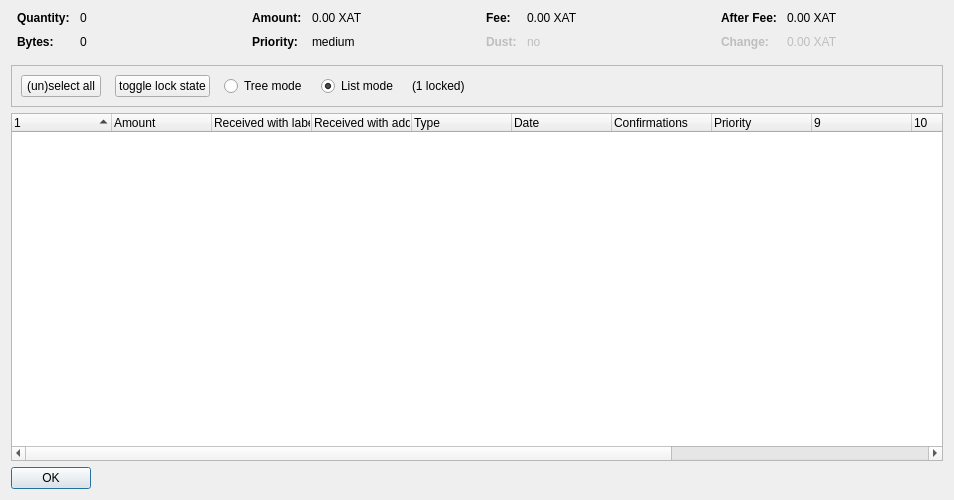
<?xml version="1.0" encoding="UTF-8"?>
<ui version="4.0">
 <class>CoinControlDialog</class>
 <widget class="QDialog" name="CoinControlDialog">
  <property name="geometry">
   <rect>
    <x>0</x>
    <y>0</y>
    <width>954</width>
    <height>500</height>
   </rect>
  </property>
  <property name="windowTitle">
   <string>Coin Selection</string>
  </property>
  <layout class="QVBoxLayout" name="verticalLayout">
   <item>
    <layout class="QHBoxLayout" name="horizontalLayoutTop" stretch="0,0,0,0">
     <property name="topMargin">
      <number>0</number>
     </property>
     <property name="bottomMargin">
      <number>10</number>
     </property>
     <item>
      <layout class="QFormLayout" name="formLayoutCoinControl1">
       <property name="horizontalSpacing">
        <number>10</number>
       </property>
       <property name="verticalSpacing">
        <number>10</number>
       </property>
       <property name="leftMargin">
        <number>6</number>
       </property>
       <property name="rightMargin">
        <number>6</number>
       </property>
       <item row="0" column="0">
        <widget class="QLabel" name="labelCoinControlQuantityText">
         <property name="font">
          <font>
           <weight>75</weight>
           <bold>true</bold>
          </font>
         </property>
         <property name="text">
          <string>Quantity:</string>
         </property>
        </widget>
       </item>
       <item row="0" column="1">
        <widget class="QLabel" name="labelCoinControlQuantity">
         <property name="cursor">
          <cursorShape>IBeamCursor</cursorShape>
         </property>
         <property name="contextMenuPolicy">
          <enum>Qt::ActionsContextMenu</enum>
         </property>
         <property name="text">
          <string notr="true">0</string>
         </property>
         <property name="textInteractionFlags">
          <set>Qt::LinksAccessibleByMouse|Qt::TextSelectableByKeyboard|Qt::TextSelectableByMouse</set>
         </property>
        </widget>
       </item>
       <item row="1" column="0">
        <widget class="QLabel" name="labelCoinControlBytesText">
         <property name="font">
          <font>
           <weight>75</weight>
           <bold>true</bold>
          </font>
         </property>
         <property name="text">
          <string>Bytes:</string>
         </property>
        </widget>
       </item>
       <item row="1" column="1">
        <widget class="QLabel" name="labelCoinControlBytes">
         <property name="cursor">
          <cursorShape>IBeamCursor</cursorShape>
         </property>
         <property name="contextMenuPolicy">
          <enum>Qt::ActionsContextMenu</enum>
         </property>
         <property name="text">
          <string notr="true">0</string>
         </property>
         <property name="textInteractionFlags">
          <set>Qt::LinksAccessibleByMouse|Qt::TextSelectableByKeyboard|Qt::TextSelectableByMouse</set>
         </property>
        </widget>
       </item>
      </layout>
     </item>
     <item>
      <layout class="QFormLayout" name="formLayoutCoinControl2">
       <property name="horizontalSpacing">
        <number>10</number>
       </property>
       <property name="verticalSpacing">
        <number>10</number>
       </property>
       <property name="leftMargin">
        <number>6</number>
       </property>
       <property name="rightMargin">
        <number>6</number>
       </property>
       <item row="0" column="0">
        <widget class="QLabel" name="labelCoinControlAmountText">
         <property name="font">
          <font>
           <weight>75</weight>
           <bold>true</bold>
          </font>
         </property>
         <property name="text">
          <string>Amount:</string>
         </property>
        </widget>
       </item>
       <item row="0" column="1">
        <widget class="QLabel" name="labelCoinControlAmount">
         <property name="cursor">
          <cursorShape>IBeamCursor</cursorShape>
         </property>
         <property name="contextMenuPolicy">
          <enum>Qt::ActionsContextMenu</enum>
         </property>
         <property name="text">
          <string notr="true">0.00 XAT</string>
         </property>
         <property name="textInteractionFlags">
          <set>Qt::LinksAccessibleByMouse|Qt::TextSelectableByKeyboard|Qt::TextSelectableByMouse</set>
         </property>
        </widget>
       </item>
       <item row="1" column="0">
        <widget class="QLabel" name="labelCoinControlPriorityText">
         <property name="font">
          <font>
           <weight>75</weight>
           <bold>true</bold>
          </font>
         </property>
         <property name="text">
          <string>Priority:</string>
         </property>
        </widget>
       </item>
       <item row="1" column="1">
        <widget class="QLabel" name="labelCoinControlPriority">
         <property name="cursor">
          <cursorShape>IBeamCursor</cursorShape>
         </property>
         <property name="contextMenuPolicy">
          <enum>Qt::ActionsContextMenu</enum>
         </property>
         <property name="text">
          <string>medium</string>
         </property>
         <property name="textInteractionFlags">
          <set>Qt::LinksAccessibleByMouse|Qt::TextSelectableByKeyboard|Qt::TextSelectableByMouse</set>
         </property>
        </widget>
       </item>
      </layout>
     </item>
     <item>
      <layout class="QFormLayout" name="formLayoutCoinControl3">
       <property name="horizontalSpacing">
        <number>10</number>
       </property>
       <property name="verticalSpacing">
        <number>10</number>
       </property>
       <property name="leftMargin">
        <number>6</number>
       </property>
       <property name="rightMargin">
        <number>6</number>
       </property>
       <item row="0" column="0">
        <widget class="QLabel" name="labelCoinControlFeeText">
         <property name="font">
          <font>
           <weight>75</weight>
           <bold>true</bold>
          </font>
         </property>
         <property name="text">
          <string>Fee:</string>
         </property>
        </widget>
       </item>
       <item row="0" column="1">
        <widget class="QLabel" name="labelCoinControlFee">
         <property name="cursor">
          <cursorShape>IBeamCursor</cursorShape>
         </property>
         <property name="contextMenuPolicy">
          <enum>Qt::ActionsContextMenu</enum>
         </property>
         <property name="text">
          <string notr="true">0.00 XAT</string>
         </property>
         <property name="textInteractionFlags">
          <set>Qt::LinksAccessibleByMouse|Qt::TextSelectableByKeyboard|Qt::TextSelectableByMouse</set>
         </property>
        </widget>
       </item>
       <item row="1" column="0">
        <widget class="QLabel" name="labelCoinControlLowOutputText">
         <property name="enabled">
          <bool>false</bool>
         </property>
         <property name="font">
          <font>
           <weight>75</weight>
           <bold>true</bold>
          </font>
         </property>
         <property name="text">
          <string>Dust:</string>
         </property>
        </widget>
       </item>
       <item row="1" column="1">
        <widget class="QLabel" name="labelCoinControlLowOutput">
         <property name="enabled">
          <bool>false</bool>
         </property>
         <property name="cursor">
          <cursorShape>IBeamCursor</cursorShape>
         </property>
         <property name="contextMenuPolicy">
          <enum>Qt::ActionsContextMenu</enum>
         </property>
         <property name="text">
          <string>no</string>
         </property>
         <property name="textInteractionFlags">
          <set>Qt::LinksAccessibleByMouse|Qt::TextSelectableByKeyboard|Qt::TextSelectableByMouse</set>
         </property>
        </widget>
       </item>
      </layout>
     </item>
     <item>
      <layout class="QFormLayout" name="formLayoutCoinControl4">
       <property name="horizontalSpacing">
        <number>10</number>
       </property>
       <property name="verticalSpacing">
        <number>10</number>
       </property>
       <property name="leftMargin">
        <number>6</number>
       </property>
       <property name="rightMargin">
        <number>6</number>
       </property>
       <item row="0" column="0">
        <widget class="QLabel" name="labelCoinControlAfterFeeText">
         <property name="font">
          <font>
           <weight>75</weight>
           <bold>true</bold>
          </font>
         </property>
         <property name="text">
          <string>After Fee:</string>
         </property>
        </widget>
       </item>
       <item row="0" column="1">
        <widget class="QLabel" name="labelCoinControlAfterFee">
         <property name="cursor">
          <cursorShape>IBeamCursor</cursorShape>
         </property>
         <property name="contextMenuPolicy">
          <enum>Qt::ActionsContextMenu</enum>
         </property>
         <property name="text">
          <string notr="true">0.00 XAT</string>
         </property>
         <property name="textInteractionFlags">
          <set>Qt::LinksAccessibleByMouse|Qt::TextSelectableByKeyboard|Qt::TextSelectableByMouse</set>
         </property>
        </widget>
       </item>
       <item row="1" column="0">
        <widget class="QLabel" name="labelCoinControlChangeText">
         <property name="enabled">
          <bool>false</bool>
         </property>
         <property name="font">
          <font>
           <weight>75</weight>
           <bold>true</bold>
          </font>
         </property>
         <property name="text">
          <string>Change:</string>
         </property>
        </widget>
       </item>
       <item row="1" column="1">
        <widget class="QLabel" name="labelCoinControlChange">
         <property name="enabled">
          <bool>false</bool>
         </property>
         <property name="cursor">
          <cursorShape>IBeamCursor</cursorShape>
         </property>
         <property name="contextMenuPolicy">
          <enum>Qt::ActionsContextMenu</enum>
         </property>
         <property name="text">
          <string notr="true">0.00 XAT</string>
         </property>
         <property name="textInteractionFlags">
          <set>Qt::LinksAccessibleByMouse|Qt::TextSelectableByKeyboard|Qt::TextSelectableByMouse</set>
         </property>
        </widget>
       </item>
      </layout>
     </item>
    </layout>
   </item>
   <item>
    <widget class="QFrame" name="frame">
     <property name="minimumSize">
      <size>
       <width>0</width>
       <height>40</height>
      </size>
     </property>
     <property name="frameShape">
      <enum>QFrame::StyledPanel</enum>
     </property>
     <property name="frameShadow">
      <enum>QFrame::Sunken</enum>
     </property>
     <layout class="QHBoxLayout" name="horizontalLayout">
      <item>
       <layout class="QHBoxLayout" name="horizontalLayoutPanel" stretch="0,0,0,0,0,0">
        <property name="spacing">
         <number>14</number>
        </property>
        <item>
         <widget class="QPushButton" name="pushButtonSelectAll">
          <property name="sizePolicy">
           <sizepolicy hsizetype="Maximum" vsizetype="Fixed">
            <horstretch>0</horstretch>
            <verstretch>0</verstretch>
           </sizepolicy>
          </property>
          <property name="text">
           <string>(un)select all</string>
          </property>
          <property name="autoDefault">
           <bool>false</bool>
          </property>
         </widget>
        </item>
        <item>
         <widget class="QPushButton" name="pushButtonToggleLock">
          <property name="sizePolicy">
           <sizepolicy hsizetype="Maximum" vsizetype="Fixed">
            <horstretch>0</horstretch>
            <verstretch>0</verstretch>
           </sizepolicy>
          </property>
          <property name="text">
           <string>toggle lock state</string>
          </property>
          <property name="autoDefault">
           <bool>false</bool>
          </property>
         </widget>
        </item>
        <item>
         <widget class="QRadioButton" name="radioTreeMode">
          <property name="sizePolicy">
           <sizepolicy hsizetype="Maximum" vsizetype="Fixed">
            <horstretch>0</horstretch>
            <verstretch>0</verstretch>
           </sizepolicy>
          </property>
          <property name="text">
           <string>Tree mode</string>
          </property>
         </widget>
        </item>
        <item>
         <widget class="QRadioButton" name="radioListMode">
          <property name="sizePolicy">
           <sizepolicy hsizetype="Maximum" vsizetype="Fixed">
            <horstretch>0</horstretch>
            <verstretch>0</verstretch>
           </sizepolicy>
          </property>
          <property name="text">
           <string>List mode</string>
          </property>
          <property name="checked">
           <bool>true</bool>
          </property>
         </widget>
        </item>
        <item>
         <widget class="QLabel" name="labelLocked">
          <property name="text">
           <string>(1 locked)</string>
          </property>
         </widget>
        </item>
        <item>
         <spacer name="horizontalSpacer">
          <property name="orientation">
           <enum>Qt::Horizontal</enum>
          </property>
          <property name="sizeHint" stdset="0">
           <size>
            <width>40</width>
            <height>20</height>
           </size>
          </property>
         </spacer>
        </item>
       </layout>
      </item>
     </layout>
    </widget>
   </item>
   <item>
    <widget class="CoinControlTreeWidget" name="treeWidget">
     <property name="contextMenuPolicy">
      <enum>Qt::CustomContextMenu</enum>
     </property>
     <property name="sortingEnabled">
      <bool>false</bool>
     </property>
     <property name="columnCount">
      <number>13</number>
     </property>
     <attribute name="headerShowSortIndicator" stdset="0">
      <bool>true</bool>
     </attribute>
     <attribute name="headerStretchLastSection">
      <bool>false</bool>
     </attribute>
     <column>
      <property name="text">
       <string/>
      </property>
     </column>
     <column>
      <property name="text">
       <string>Amount</string>
      </property>
     </column>
     <column>
      <property name="text">
       <string>Received with label</string>
      </property>
     </column>
     <column>
      <property name="text">
       <string>Received with address</string>
      </property>
     </column>
     <column>
      <property name="text">
	<string>Type</string>
      </property>
     </column>
     <column>
      <property name="text">	 
       <string>Date</string>
      </property>
     </column>
     <column>
      <property name="text">
       <string>Confirmations</string>
      </property>
      <property name="toolTip">
       <string>Confirmed</string>
      </property>
     </column>
     <column>
      <property name="text">
       <string>Priority</string>
      </property>
     </column>
     <column>
      <property name="text">
       <string/>
      </property>
     </column>
     <column>
      <property name="text">
       <string/>
      </property>
     </column>
     <column>
      <property name="text">
       <string/>
      </property>
     </column>
     <column>
      <property name="text">
       <string/>
      </property>
     </column>
     <column>
      <property name="text">
       <string/>
      </property>
     </column>
    </widget>
   </item>
   <item>
    <widget class="QDialogButtonBox" name="buttonBox">
     <property name="sizePolicy">
      <sizepolicy hsizetype="Maximum" vsizetype="Fixed">
       <horstretch>0</horstretch>
       <verstretch>0</verstretch>
      </sizepolicy>
     </property>
     <property name="orientation">
      <enum>Qt::Horizontal</enum>
     </property>
     <property name="standardButtons">
      <set>QDialogButtonBox::Ok</set>
     </property>
    </widget>
   </item>
  </layout>
 </widget>
 <customwidgets>
  <customwidget>
   <class>CoinControlTreeWidget</class>
   <extends>QTreeWidget</extends>
   <header>coincontroltreewidget.h</header>
  </customwidget>
 </customwidgets>
 <resources/>
 <connections/>
</ui>
